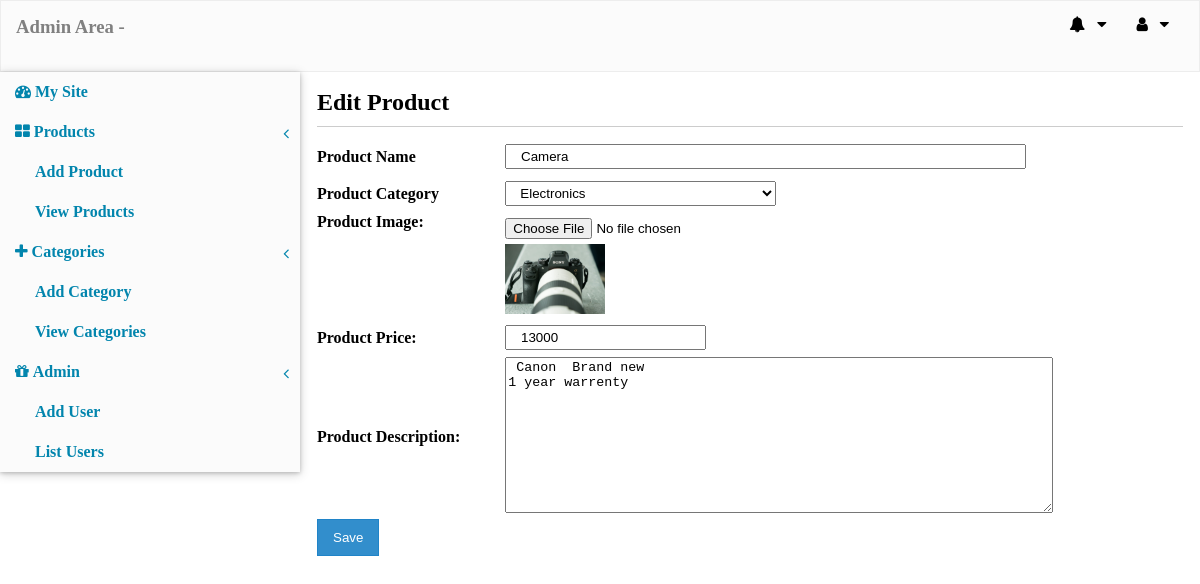
Page /admin/index.php?action=edit_pro&product_id=6 (signed in) on the committed database.
### tables this page shows
CREATE TABLE `insert_product` (
  `product_id` int(10) NOT NULL,
  `product_name` varchar(100) NOT NULL,
  `product_price` int(10) NOT NULL,
  `product_categorie` varchar(100) NOT NULL,
  `product_comment` text NOT NULL,
  `product_img` text NOT NULL,
  `views` int(11) NOT NULL,
  `visible` tinyint(1) NOT NULL DEFAULT 1,
  `date` varchar(150) NOT NULL
);

### admin/editproduct.php (the view, shortened to what this page needs)
<?php include '../db.php'; ?>
<?php
    $edit_product = mysqli_query($con, " select * from insert_product where product_id='$_GET[product_id]' ");
    $fetch_edit = mysqli_fetch_array($edit_product);
 ?>
<div class="form-box">
          <form action="" method="POST" enctype="multipart/form-data">
                            	<table align="center" width="100%" >
                            		<tr>
                            			<td colspan="7">
                            				<h2>Edit Product</h2>
                            				<div class="border-bottom"></div>
                            			</td>
                            		</tr>
                            		<tr>
                            			<td><b>Product Name</b></td>
                            			<td><input type="text" name="producttitle" value=" <?php echo $fetch_edit['product_name']; ?> " placeholder="Product Name" size="60" required=""></td>
                            		</tr>
                            		<tr>
                            			<td><b>Product Category</b></td>
                            			<td>
                            				<select id="selectctagary" name="productcatagorie">
                                        <?php
                                            $get_cat = "select * from catagories";
                                            $run_cat = mysqli_query($con, $get_cat);
                                            while ($row_cat=mysqli_fetch_array($run_cat)) {
                                                $cat_id = $row_cat['cat_id'];
                                                $cat_title = $row_cat['cat_title'];
                                                if ($fetch_edit['product_categorie'] == $cat_id) {
                                                    echo "<option value='$fetch_edit[product_categorie]' selected >$cat_title</option>";
                                                }else{
                                                    echo "<option value='$cat_id'>$cat_title</option>";
                                                }
                                            }
                                         ?>
                                        </select>
                            			</td>
                            		</tr>
                            		<tr>
                            			<td  valign="top"><b>Product Image: </b></td>
                            			<td> <input type="file" id="file"  name="productimg">
                                            <div class="edit-image">
                                                <img src="../imgup/<?php echo $fetch_edit['product_img']; ?> " width="100" height="70">
                                            </div>
                                        </td>
                            		</tr>
                            		<tr>
                            			<td><b>Product Price: </b></td>
                            			<td><input type="text" id="product_price" value=" <?php echo $fetch_edit['product_price']; ?> " placeholder="Price" name="productprice" required></td>
                            		</tr>
                            		<tr>
                            			<td align="top"><b>Product Description:</b></td>
                            			<td><textarea name="productcomment" id="comment" rows="10"> <?php echo $fetch_edit['product_comment']; ?></textarea></td>
                            		</tr>
                            		<tr>
                            			<td colspan="7"><input type="submit" value="Save" name="edit_product" ></td>
                            		</tr>
                            	</table>
                            	</div>

### admin/admin.css (style rules this page uses)
html, body, div, span, applet, object, iframe, h1, h2, h3, h4, h5, h6,p, blockquote, pre, a, abbr, acronym, address, big, cite, code, del, dfn, em, img, ins, kbd, q, s, samp, small, strike, strong, sub, sup, tt, var, b, u, i, center, di, dt, dd, ol, ul, li, fieldset, form, label, legend, table, caption, tbody, tfoot, thead, tr, th, td, article, aside, canvas, details, embed, figure, figcaption, footer, header, hgroup, menu, nav, output, ruby, section, summary, time, mark, audio, video { margin:0; padding: 0; border: 0; }
.border-bottom { border-bottom: 0.01px solid rgba(0,0,0,0.2); margin: 10px 0; }
.form-box input[type=text] { padding: 3px 10px; margin: 5px 0; }
.form-box select { width: 40%; padding: 3px 10px; margin: 5px 0; }
.form-box input[type=file] { margin: 5px 0; }
.form-box textarea { width: 80%; }
.form-box input[type=submit] { padding: 10px 15px; background: rgba(28,130,199,0.9); border: 0.01px solid rgba(28,130,199,0.8); color: white; }

### rows in the picture
insert_product: producttitle "Camera", product_img (picture), productprice "13000", productcomment "Canon Brand new 1 year warrenty"

### other values in the picture
form field productcatagorie "Electronics"
